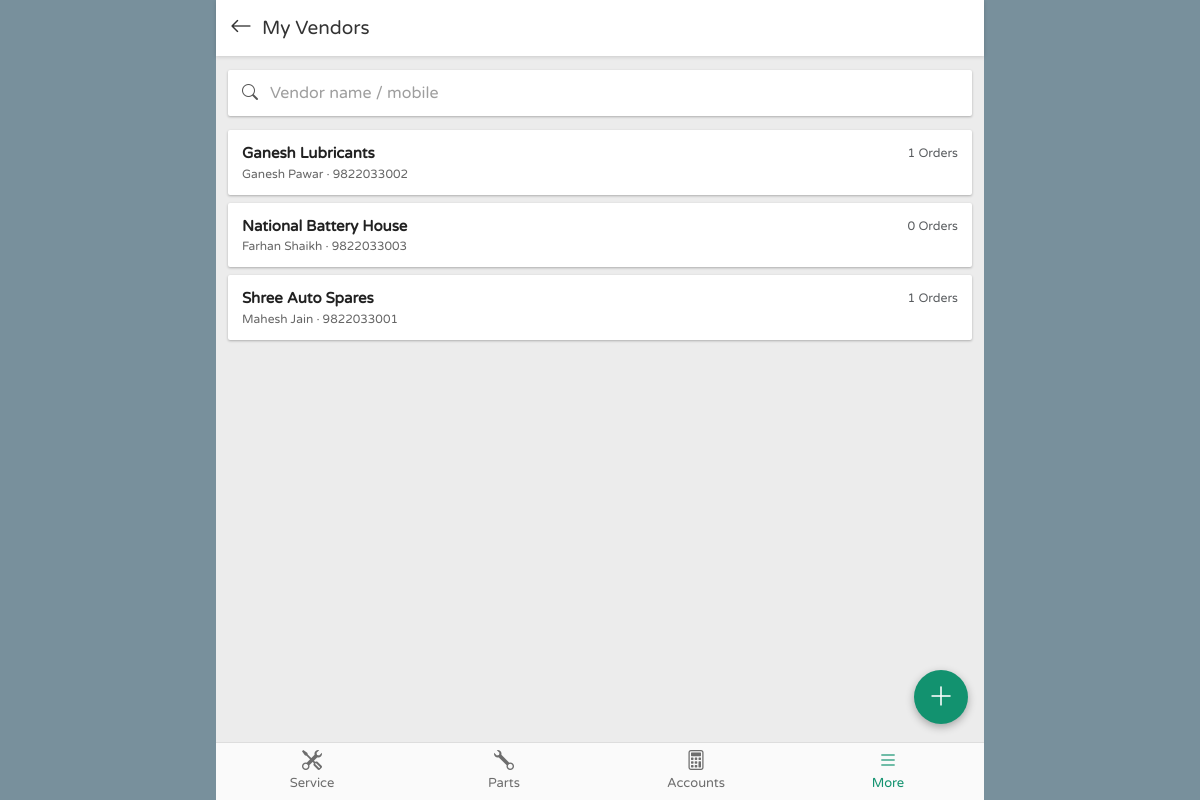
The app's page /vendors.php (signed in) with its own data.
### tables this page shows
CREATE TABLE vendors (
  id              INT UNSIGNED NOT NULL AUTO_INCREMENT,
  name            VARCHAR(150) NOT NULL,
  contact_person  VARCHAR(100) NULL,
  mobile          VARCHAR(15)  NULL,
  email           VARCHAR(100) NULL,
  address         TEXT         NULL,
  gstin           VARCHAR(15)  NULL,
  created_at      DATETIME     NOT NULL DEFAULT CURRENT_TIMESTAMP,
  PRIMARY KEY (id),
  KEY idx_vendors_name (name),
  KEY idx_vendors_mobile (mobile)
);

### includes/helpers.php (called while the page is built, shortened)
<?php
function base_url(): string
{
    static $base = null;
    if ($base !== null) return $base;
    $root = str_replace('\\', '/', realpath(__DIR__ . '/..'));
    $doc  = str_replace('\\', '/', realpath($_SERVER['DOCUMENT_ROOT'] ?? '') ?: '');
    if ($doc !== '' && strpos($root, $doc) === 0) {
        $base = substr($root, strlen($doc));
    } else {
        $script = str_replace('\\', '/', $_SERVER['SCRIPT_NAME'] ?? '');
        $base = preg_replace('#/(api|print)/[^/]*$#', '', $script);
        $base = preg_replace('#/[^/]*\.php$#', '', $base);
    }
    return $base = rtrim($base, '/');
}
function url(string $path = ''): string { return base_url() . '/' . ltrim($path, '/'); }
function e($s): string { return htmlspecialchars((string) ($s ?? ''), ENT_QUOTES | ENT_SUBSTITUTE, 'UTF-8'); }
function input(string $key, $default = '')
{
    $v = $_POST[$key] ?? $_GET[$key] ?? $default;
    return is_string($v) ? trim($v) : $v;
}

### includes/lang.php (called while the page is built, shortened)
<?php
function lang(): string
{
    if (!empty($_SESSION['lang']) && isset(LANGS[$_SESSION['lang']])) return $_SESSION['lang'];
    $d = function_exists('setting') ? (string) setting('default_language') : 'en';
    return isset(LANGS[$d]) ? $d : 'en';
}
function t(string $key): string
{
    static $dict = [];
    $l = lang();
    if (!isset($dict['en'])) $dict['en'] = require __DIR__ . '/lang/en.php';
    return $dict[$l][$key] ?? $dict['en'][$key] ?? ucfirst(str_replace('_', ' ', $key));
}
function te(string $key): string { return e(t($key)); }

### includes/db.php (called while the page is built, shortened)
<?php
function db(): PDO
{
    static $pdo = null;
    if ($pdo === null) {
        $dsn = 'mysql:host=' . DB_HOST . ';port=' . DB_PORT . ';dbname=' . DB_NAME . ';charset=utf8mb4';
        try {
            $pdo = new PDO($dsn, DB_USER, DB_PASS, [
                PDO::ATTR_ERRMODE            => PDO::ERRMODE_EXCEPTION,
                PDO::ATTR_DEFAULT_FETCH_MODE => PDO::FETCH_ASSOC,
                PDO::ATTR_EMULATE_PREPARES   => false,
            ]);
            $pdo->exec("SET time_zone = '+05:30'");
        } catch (PDOException $e) {
            http_response_code(500);
            exit(APP_DEBUG ? 'Database connection failed: ' . htmlspecialchars($e->getMessage())
                           : 'Database connection failed. Check config.php');
        }
    }
    return $pdo;
}
function q(string $sql, array $params = []): PDOStatement
{
    $st = db()->prepare($sql);
    $st->execute(array_values($params));
    return $st;
}
function rows(string $sql, array $params = []): array
{
    return q($sql, $params)->fetchAll();
}

### vendors.php (the view, shortened to what this page needs)
<?php
$q = (string) input('q');
$list = rows("SELECT v.*, (SELECT COUNT(*) FROM purchase_orders po WHERE po.vendor_id = v.id AND po.status <> 'cancelled') AS pos,
    (SELECT COALESCE(SUM(total - paid),0) FROM purchase_orders po WHERE po.vendor_id = v.id AND po.status = 'received') AS payable
    FROM vendors v WHERE v.name LIKE ? OR v.mobile LIKE ? OR v.contact_person LIKE ? ORDER BY v.name LIMIT 300", ["%$q%", "%$q%", "%$q%"]);
include __DIR__ . '/includes/header.php';
?>
<form class="search-card" method="get"><i class="bi bi-search"></i><input type="search" name="q" value="<?= e($q) ?>" placeholder="<?= te('search_vendor_ph') ?>"></form>
<?php foreach ($list as $v): ?>
  <a class="list-card" href="<?= url('vendor.php?id=' . $v['id']) ?>">
    <div class="r"><?php if ($v['payable'] > 0): ?><div class="text-danger"><?= money($v['payable'], 0) ?></div><small class="text-muted"><?= te('payable') ?></small><?php else: ?><small class="text-muted"><?= (int) $v['pos'] ?> <?= te('orders') ?></small><?php endif; ?></div>
    <div class="t"><?= e($v['name']) ?></div>
    <div class="s"><?= e(implode(' · ', array_filter([$v['contact_person'], $v['mobile'], $v['gstin']]))) ?></div>
  </a>
<?php endforeach; ?>
<button class="fab" data-bs-toggle="modal" data-bs-target="#venModal" data-fill='{}' data-title="<?= te('add_vendor') ?>"><i class="bi bi-plus-lg"></i></button>
<?php include __DIR__ . '/includes/vendor_modal.php'; include __DIR__ . '/includes/footer.php'; ?>

### assets/css/app.css (style rules this page uses)
:root { --primary: #12926f; --primary-dark: #0d7559; --primary-light: #e7f4f0; --dark-btn: #263238; --danger: #f44336; --due: #e53935; --blue: #1e88e5; --navy: #1a3a8f; --grey: #78909c; --text: #212121; --muted: #757575; --line: #e0e0e0; --page-bg: #ececec; --outer-bg: #78909c; --card-shadow: 0 1px 3px rgba(0,0,0,.18), 0 1px 2px rgba(0,0,0,.10); --hdr-h: 56px; --nav-h: 58px; --app-max: 768px; --bs-primary: #12926f; --bs-primary-rgb: 18,146,111; --bs-link-color: #12926f; --bs-link-hover-color: #0d7559; }
* { -webkit-tap-highlight-color: transparent; }
html, body { height: 100%; }
body { margin: 0; font-family: "Varela Round", "Poppins", "Nirmala UI", "Noto Sans Devanagari", system-ui, -apple-system, "Segoe UI", Roboto, sans-serif; font-size: 14px; color: var(--text); background: var(--outer-bg); }
a { color: var(--primary); text-decoration: none; }
.search-card { background: #fff; box-shadow: var(--card-shadow); border-radius: 2px; display: flex; align-items: center; padding: 0 14px; height: 46px; margin: 4px 2px 14px; }
.search-card i { color: #555; font-size: 16px; }
.search-card input { border: 0; outline: 0; flex: 1; font-size: 16px; padding: 0 12px; background: transparent; font-family: inherit; }
.search-card input::placeholder { color: #9e9e9e; }
.list-card { background: #fff; box-shadow: var(--card-shadow); border-radius: 2px; margin: 0 2px 8px; padding: 12px 14px; display: block; color: var(--text); }
.list-card .t { font-weight: 700; font-size: 15px; }
.list-card .s { font-size: 12px; color: #666; }
.list-card .r { float: right; text-align: right; }
.fab { position: fixed; right: max(16px, calc(50% - var(--app-max)/2 + 16px)); bottom: calc(var(--nav-h) + 18px); z-index: 1025; width: 54px; height: 54px; border-radius: 50%; background: var(--primary); color: #fff; font-size: 26px; display: flex; align-items: center; justify-content: center; box-shadow: 0 3px 8px rgba(0,0,0,.3); border: 0; }
@media (min-width: 769px) { body { padding: 0; } }

### records on screen
vendors: pos "1", name "Ganesh Lubricants", contact_person+mobile+gstin "Ganesh Pawar · 9822033002"
vendors: pos "0", name "National Battery House", contact_person+mobile+gstin "Farhan Shaikh · 9822033003"
vendors: pos "1", name "Shree Auto Spares", contact_person+mobile+gstin "Mahesh Jain · 9822033001"

### other values on screen
$title_html "My Vendors"
$label "Service"
$label "Parts"
$label "Accounts"
$label "More"
